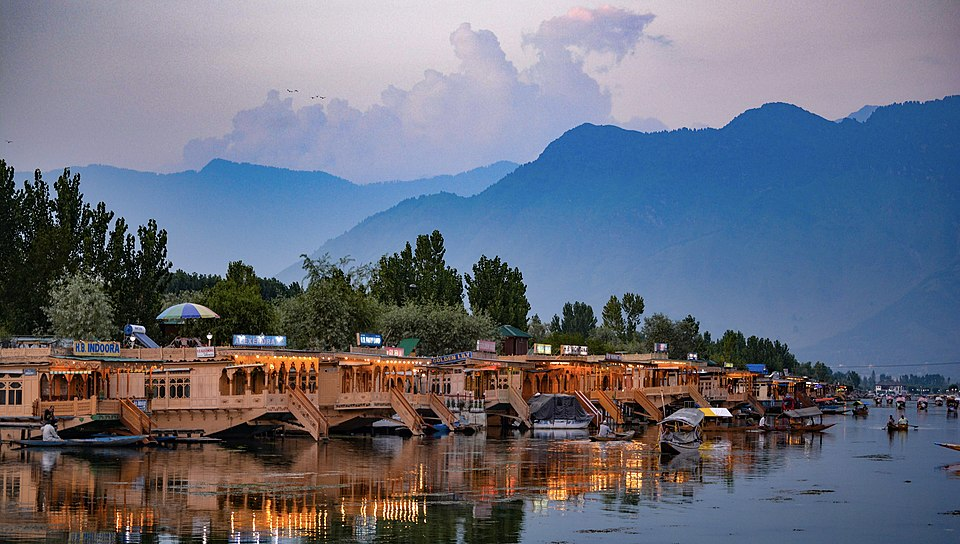
#> input picture 9_Thresholding_and_Edge_Detection/1_Thresholding/Kashmir.jpg, 960 x 544 px, found by its file name
$ python 2_adaptive_thresholding.py
#> lines starting #> are read from the running program, lines starting #| are printed output that depends on the picture
import cv2 as cv

img = cv.imread('kashmir.jpg')
#> img is the input picture: shape (544, 960, 3); mean B, G, R 123.6, 109.1, 105.3

gray = cv.cvtColor(img, cv.COLOR_BGR2GRAY)
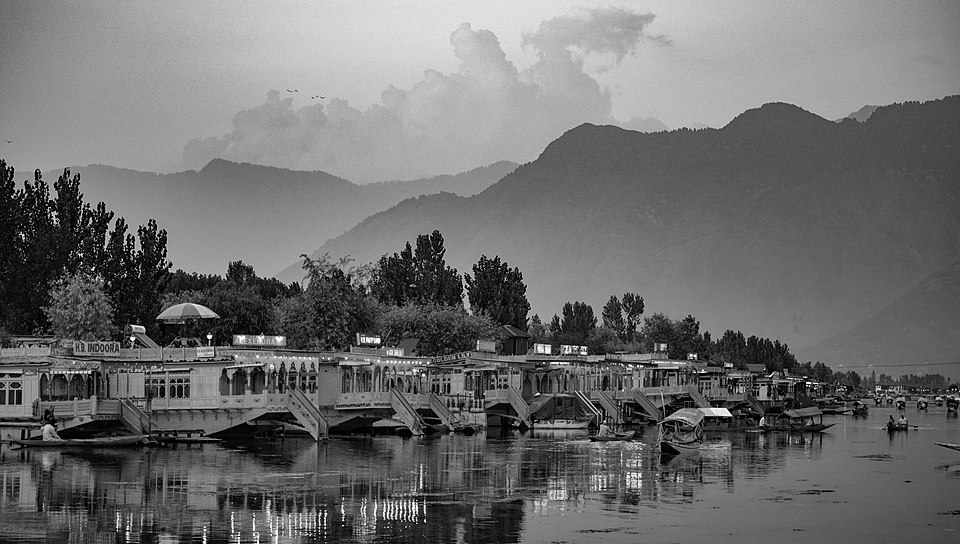
#> gray: shape (544, 960); min 0, max 254, mean 109.6

cv.imshow('Gray', gray)


adaptive = cv.adaptiveThreshold(gray, 255, cv.ADAPTIVE_THRESH_GAUSSIAN_C, cv.THRESH_BINARY, 11, 2)
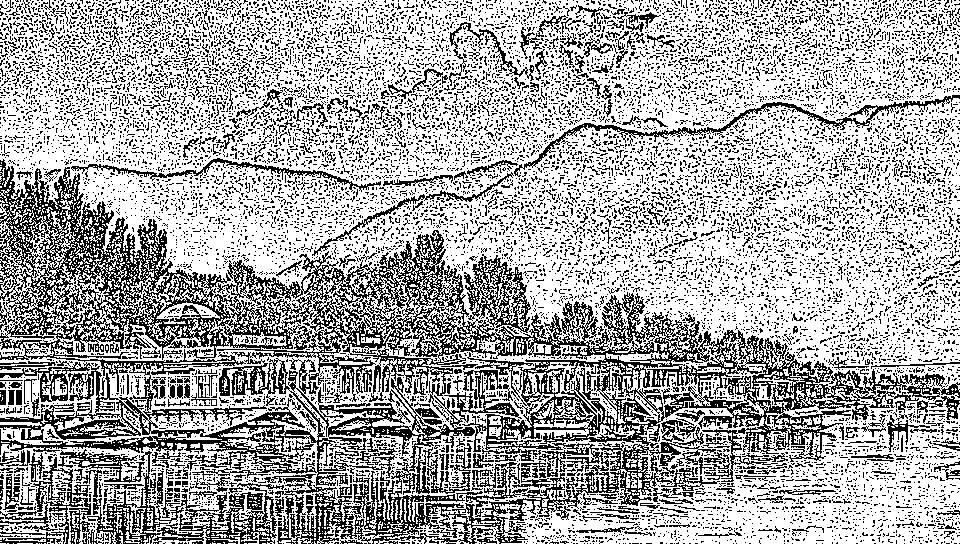
#> adaptive: shape (544, 960); 66.8% white; black in thin lines or dots

cv.imshow('Adaptive Threshold', adaptive)

adaptive_inv = cv.adaptiveThreshold(gray, 255, cv.ADAPTIVE_THRESH_GAUSSIAN_C, cv.THRESH_BINARY, 11, 2)

cv.imshow('Adaptive Threshold Inverse', adaptive_inv)

cv.waitKey()
